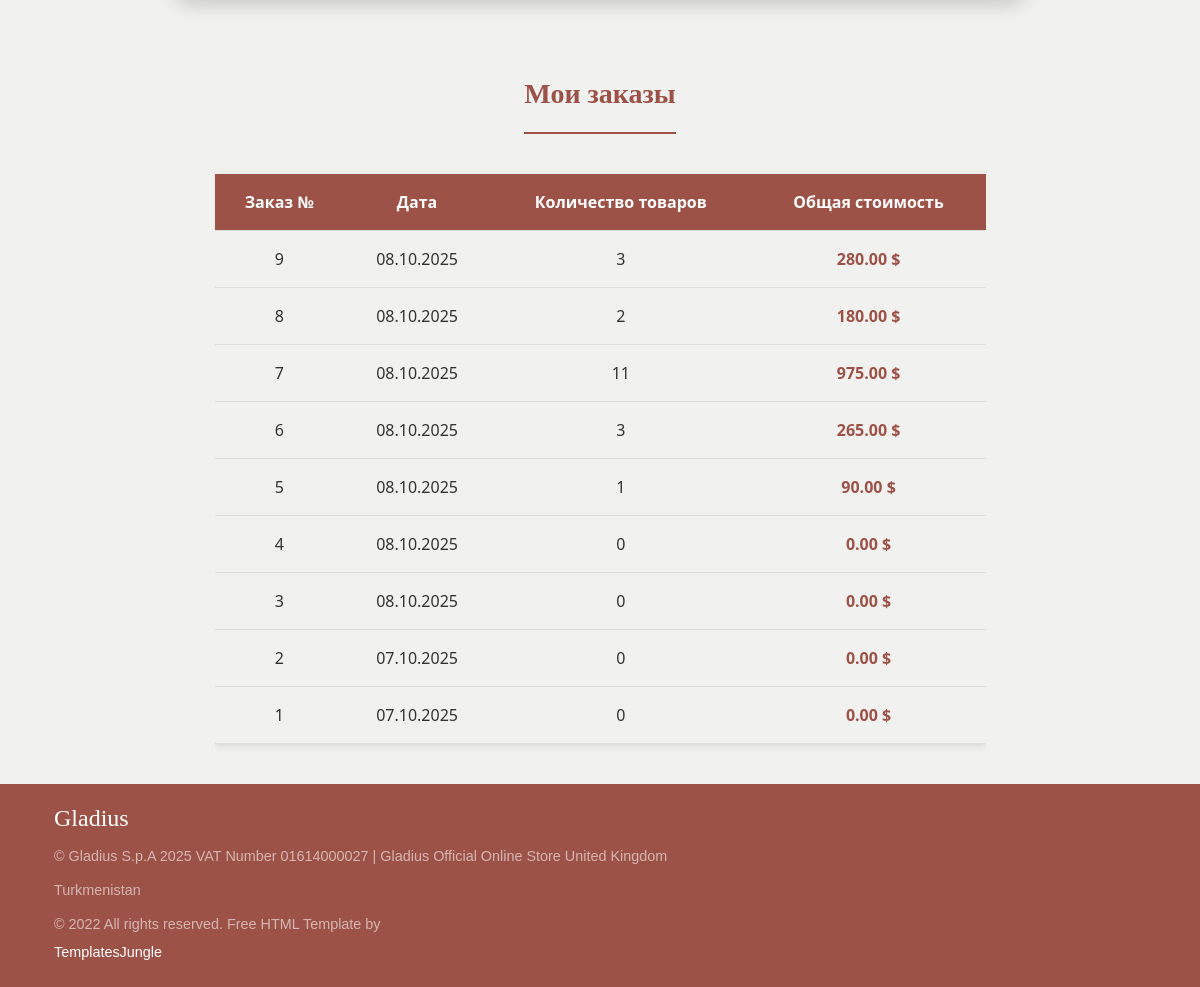
/user/profile/ (signed in, lower part), run on an earlier commit of the app's database.
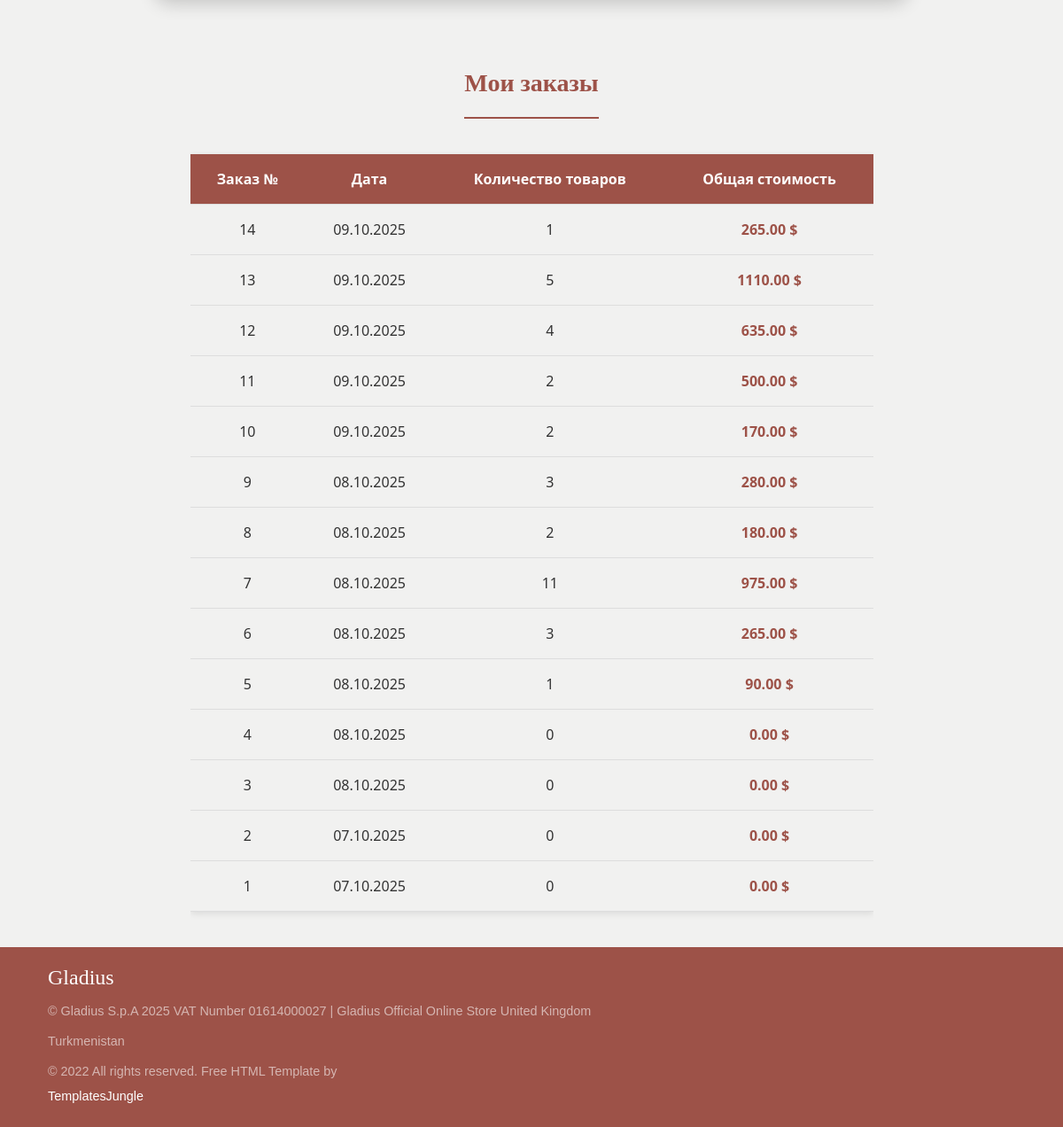
And on a later commit of the database.
### order/models.py (models this page shows, shortened)
class Order(models.Model):
    user = models.ForeignKey(to=User, on_delete=models.SET_DEFAULT, blank=True, null=True, verbose_name="Пользователь", default=None)
    created_timestamp = models.DateTimeField(auto_now_add=True, verbose_name="Дата создания заказа")
    phone_number = models.CharField(max_length=20, verbose_name="Номер телефона")
    requires_delivery = models.BooleanField(default=False, verbose_name="Требуется доставка")
    delivery_address = models.TextField(null=True, blank=True, verbose_name="Адрес доставки")
    is_paid = models.BooleanField(default=False, verbose_name="Оплачено")
    status = models.CharField(max_length=50, default='В обработке', verbose_name="Статус заказа")
    class Meta:
        db_table = 'order'
        verbose_name = 'Заказ'
        verbose_name_plural = 'Заказы'
        ordering = ('id',)

### user/views.py (the view, shortened to what this page needs)
# urls.py: path('profile/', views.UserProfileView.as_view(), name='profile'),
class UserProfileView(LoginRequiredMixin,UpdateView,):
   template_name = 'user/profile.html'
   form_class = ProfileForm
   success_url = reverse_lazy("user:profile")
   def get_object(self, queryset = None):
      return self.request.user
   def get_context_data(self, **kwargs):
       context = super().get_context_data(**kwargs)
       user = self.request.user
       orders = Order.objects.filter(user=user).order_by('-created_timestamp')
       orders_data = []
       for order in orders:
        total_quantity = order.orderitem_set.aggregate(total=Sum('quantity'))['total'] or 0
        total_price = order.orderitem_set.aggregate(
            total=Sum(ExpressionWrapper(F('price') * F('quantity'), output_field=DecimalField()))
        )['total'] or 0
        print(f"Order {order.id}: {total_quantity} items, ${total_price}")
        orders_data.append({
                'id': order.id,
                'created_timestamp': order.created_timestamp,
                'total_quantity': total_quantity,
                'total_price': total_price,
            })
       context["title"] = 'Gladius - Кабинет'
       context["orders_data"] = orders_data
       return context

### cart/context_processors.py (called while the page is built)
def cart_context(request):
  cart = None
  if request.user.is_authenticated:
    cart = Cart.objects.filter(user=request.user).first()
  else:
    session_key = request.session.session_key
    if not session_key:
      request.session.create()
      session_key = request.session.session_key
    cart = Cart.objects.filter(session_key=session_key).first()
  total_items = 0
  if cart:
    total_items = sum(item.quantity for item in cart.items.all())
  return {'total_items': total_items}

### main/templatetags/product_tags.py (called while the page is built)
@register.simple_tag()
def tag_categories():
  return  Category.objects.all()

### user/templates/user/profile.html (shortened to what this page needs)
{% extends "base.html" %}
{% load static %}
{% block content %}
<section class="bg-light">
  <div class="container">
      <div class="row">
          <div class="col-lg-12 mb-4 mb-sm-5">
                  </div>
              </div>
          </div>
      </div>
  <div class="container" style="max-width: 819px;">
      <div class="d-flex justify-content-center">
          <div class="orders-header">Мои заказы</div>
      </div>
      {% if orders_data %}
          <div class="table-responsive">
              <table class="orders-table">
                  <thead>
                      <tr>
                          <th>Заказ №</th>
                          <th>Дата</th>
                          <th>Количество товаров</th>
                          <th>Общая стоимость</th>
                      </tr>
                  </thead>
                  <tbody>
                      {% for order in orders_data %}
                          <tr>
                              <td>{{ order.id }}</td>
                              <td>{{ order.created_timestamp|date:"d.m.Y" }}</td>
                              <td>{{ order.total_quantity }}</td>
                              <td>{{ order.total_price|floatformat:2 }} $</td>
                          </tr>
                      {% endfor %}
                  </tbody>
              </table>
          </div>
      {% else %}
          <div class="d-flex justify-content-center">
              <p class="no-orders">У вас нет заказов.</p>
          </div>
      {% endif %}
  </div>
{% endblock  %}

What changed in the data, as far as the page shows it:
added Order: created_timestamp "09.10.2025"
added Order: created_timestamp "09.10.2025"
added Order: created_timestamp "09.10.2025"
added Order: created_timestamp "09.10.2025"
added Order: created_timestamp "09.10.2025"
Also different on the page:
new list line: "14 1 265.00 $"
new list line: "13 5 1110.00 $"
new list line: "12 4 635.00 $"
new list line: "11 2 500.00 $"
new list line: "10 2 170.00 $"
